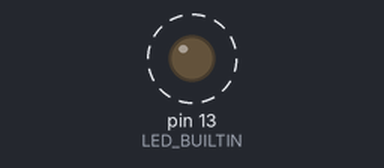
The sketch below on a simulated Arduino Uno, built with avr-gcc and run on an emulated ATmega328P. Shown: output pins drawn as LEDs (lit = HIGH). Dashed ring = blinking. What the sketch prints to the serial monitor is not drawn.

Above: at 0.2 s.
Timing chart, 0 to 3.0 s (numbered marks = the images above):
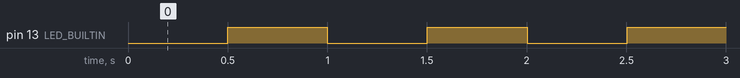

Measured:
- by itself, pin 13 (LED_BUILTIN): alternates HIGH for 0.50 s and LOW for 0.50 s

The sketch:

Test.ino
```cpp
// ===================================================
// DAQNeo 穩定字串版：8通道 CSV 方波 + 硬體心跳指示燈
// ===================================================

unsigned long lastSendTime = 0;
unsigned long lastLedTime = 0;
bool ledState = false;

void setup() {
  Serial.begin(115200);
  pinMode(LED_BUILTIN, OUTPUT);
  while (!Serial) { ; }
}

void loop() {
  unsigned long current_ms = millis();

  // ---------------------------------------------------------
  // 每 10 毫秒 (100Hz) 發送一次。
  // (字串資料量較大，100Hz 是 115200 鮑率下最安全的極限)
  // ---------------------------------------------------------
  if (current_ms - lastSendTime >= 10) {
    lastSendTime = current_ms;

    for (int ch = 0; ch < 8; ch++) {
      // 10秒週期 (10000毫秒)，每個通道錯開 600 毫秒
      unsigned long staggeredTime = current_ms + (ch * 600);

      float val = ((staggeredTime % 10000) < 5000) ? 5.0f : -5.0f;

      // 印出數值 (保留小數點後 2 位)
      Serial.print(val, 2);

      // 前 7 個通道加上逗號，最後一個不加
      if (ch < 7) {
        Serial.print(",");
      }
    }
    // 加上換行符號 \r\n 結束這一筆資料
    Serial.println();
  }

  // ---------------------------------------------------------
  // 心跳指示燈 (每 0.5 秒閃爍一次)
  // ---------------------------------------------------------
  if (current_ms - lastLedTime >= 500) {
    lastLedTime = current_ms;
    ledState = !ledState;
    digitalWrite(LED_BUILTIN, ledState);
  }
}
```
